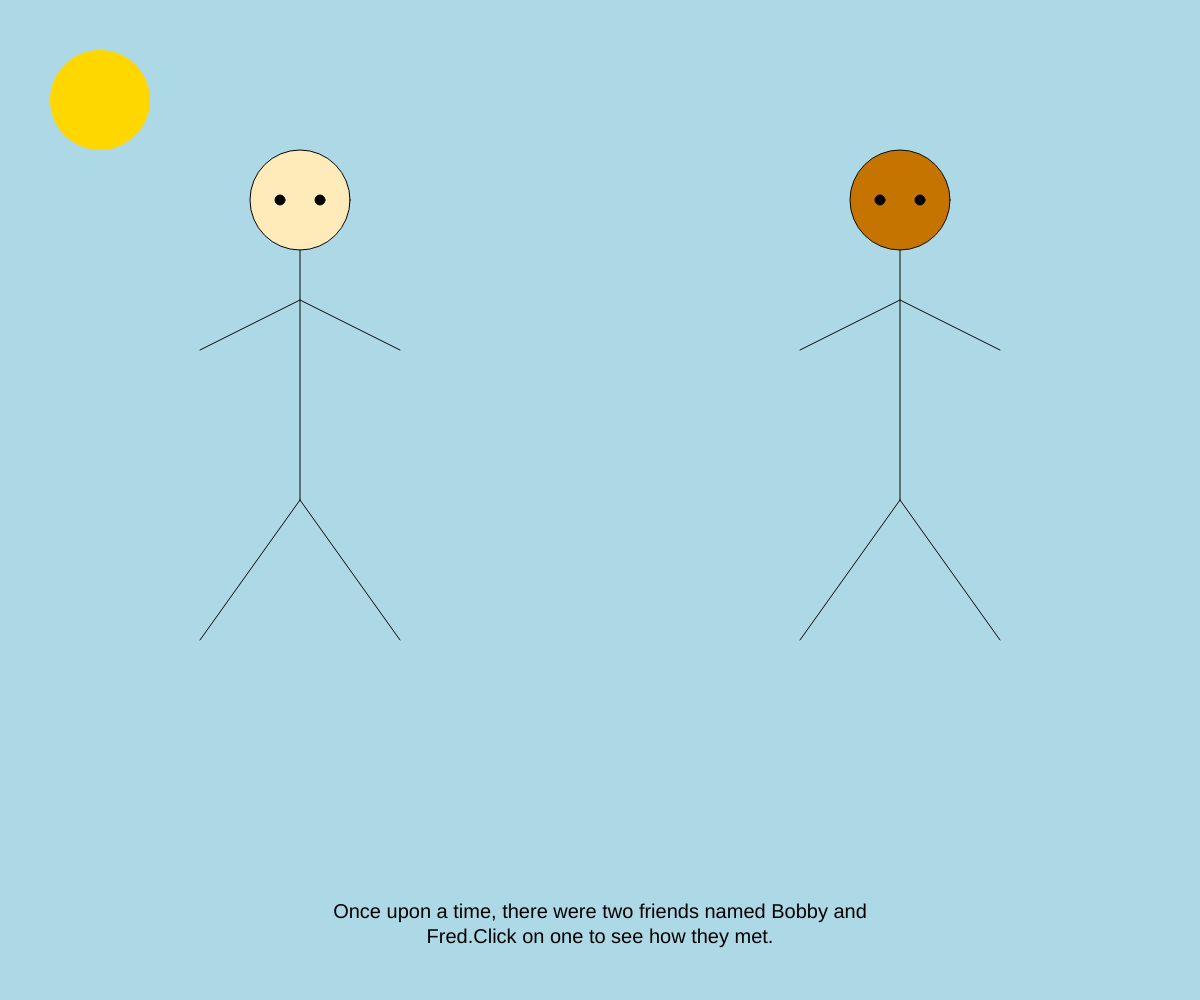
Frame 1 (no input)
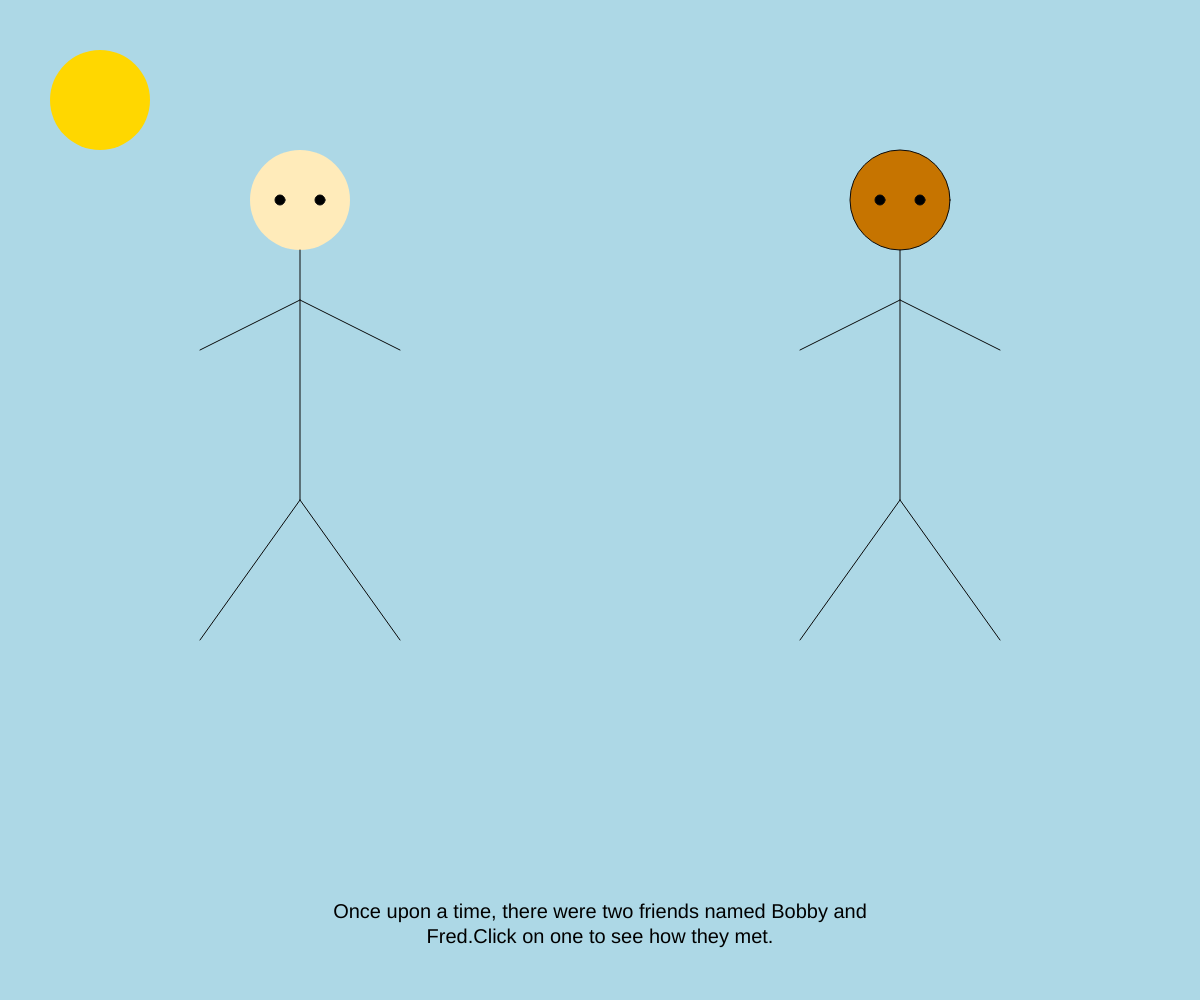
Frame 60 (no input)
Frame 120 (the mouse pressed at the canvas centre since frame 60): identical to frame 60, image omitted

The p5.js sketch that drew these frames (run headless with seeded random() and noise() and a simulated clock; from frame 60 on, the mouse is pressed at the canvas centre):

// p5.js sketch
// ── sketch.js
/*
	mmp 310 week 1
	interactive story
	characters sketch
	by nathan
*/
// global variables

var story = "Once upon a time, there were two friends named Bobby and Fred.Click on one to see how they met.";

var chapter = 1;

var itemClicked = "blackGuy";
var bgColor = "lightblue";

var whoToDestroy = "";

var sunX = 100;
var sunY = 100;
var sunSize = 100;
var storyX = 900;
var storyY = 50;

var winWidth = window.innerWidth;

var fredX = (winWidth / 2) - 300;
var fredY = 200;
var fredWidth = 200;

var bobbyY = 200;
var bobbyX = (winWidth / 2) + 300;
var bobbyWidth = 200;
var bobby = null;
var fred = null;


function setup() {
    createCanvas(windowWidth, windowHeight);
    textSize(20);
    textAlign(CENTER, CENTER);
    storyX = width / 2;
    storyY = height - 50;
    bobby = new Person(bobbyX, bobbyY, "#c67400");
    fred = new Person(fredX, fredY, "#ffebba");
}

function draw() {
    background(bgColor);
    fred.display();
    bobby.display();
    // Sun
    drawSun();
    drawText(story);
}

function drawSun() {
    fill('gold');
    noStroke();
    ellipse(sunX, sunY, sunSize);
}

function mouseClicked() {

    /* who was clicked on? */
    var who = '';
    var fredDistance = dist(mouseX, mouseY, fred.x, fred.y);
    if (fredDistance < fredWidth / 2) {
        who = 'fred';
    }

    var bobbyDistance = dist(mouseX, mouseY, bobby.x, bobby.y);
    if (bobbyDistance < bobbyWidth / 2) {
        who = 'bob';
    }

    doStory(who);
}

function doStory(who) {

    switch (chapter) {
        case 1:
            if (who == 'bob') {
                 setupBobbyChapterFive();
            } else if (who == 'fred') {
                setupFredChapterTwo();
            }
            break;
        case 2:
            setupFredChapterThree();
            break;
        case 3:
            setupFredChapterFour();
            break;
        case 4:
            setupBobbyChapterFive();
            break;
        case 5:
            setupBobbyChapterSix();
            break;
        case 6:
            setupBobbyChapterSeven();
            break;
        case 7:
             setupBobbyChapterEight();
            break;
        case 8:
            setupBobbyFredChapterNine();
            break;
        case 9:
             setupFredChapterTen();
            break;
        case 10:
            setupFredChapterFour();
        case 11:
            setupBobFredChapterEleven(who);
        break;
    }
    //    chapter = chapter + 1;
}

function setupFredChapterTwo() {
    bgColor = "#FF8140";
    bobby.alive = false;
    fred.x = width / 2;
    story = "Fred is an MMP major at BMCC. He is a kid from Brooklyn. He is an average kid from Brooklyn, He didn't expect to like the idea of web design and graphic design. ";
    chapter = 2;
}

function setupFredChapterThree() {
    bgColor = "#FF8140";
    bobby.alive = false;
    fred.x = width / 2;
    story = "Fred didn't really like the aspect of college because he didn't know anyone. So one day he entered MMP 100, and he sat down and next to him was a Bobby. ";
    chapter = 3;
}

function setupFredChapterFour() {
    console.log('chapter 4');
    sunY = 200;
    bgColor = 'purple';
    fred.x += 100;
    chapter = 3;
    fred.alive = true;
    bobby.alive = true;
    story = "During that class, they were discussing the different programs that they both use. The both used brackets and Atom to write their code. "
    chapter = 9;
}

function setupBobbyChapterFive() {
    console.log('chapter 5');
    sunY = 200;
    bgColor = 'blue';
    bobby.x -= 100;
    chapter = 4;
    fred.alive = false;
    story = "This is Bobby. Like his friend Fred, He is also from Brooklyn.But Boddy is from a different part of Brooklyn."
    chapter = 5;
}

function setupBobbyChapterSix() {
    console.log('chapter 6');
    sunY = 200;
    bgColor = 'green';
    bobby.x -= 100;
    chapter = 5;
    fred.alive = false;
    story = "This is Bobby. Recently transfered from another college and he also wanted to do something else."
    chapter = 6;
}

function setupBobbyChapterSeven() {
    console.log('chapter 7');
    sunY = 200;
    bgColor = 'orange';
    bobby.x -= 100;
    chapter = 7;
    fred.alive = false;
    story = "Bobby had a class with Fred before but he didn't know anyome like Fred, so when Fred sat down next to him, he decided to initiate the conversation."
}

function setupBobbyChapterEight() {
    console.log('chapter 8');
    sunY = 200;
    bgColor = 'gray';
    fred.x += 100;
    chapter = 7;
    fred.alive = true;
    bobby.alive = true;
    story = "As they were discussing which program was better, they got in a huge argument.  "
    chapter = 8;
}

function setupBobbyFredChapterNine()
{console.log('chapter 9');
    sunY = 200;
    sunX = 200;
    bgColor = 'white';
    fred.x +=300;
    chapter = 8;
    fred.alive = true;
    bobby.alive = true;
    story = "The argument got heated and they wanted to both kill eachother. You decide who dies."
    chapter = 9;
}

function setupFredChapterTen()
{console.log('chapter 10');
    sunY = 200;
    sunX = 300;
    bgColor = 'white';
    fred.x += 100;
    chapter = 4;
    fred.alive = true;
    bobby.alive = true;
    story = "The argument got heated and they wanted to both kill eachother. You decide who dies."
    chapter = 11;
}

function setupBobFredChapterEleven(who){
    console.log(who);
    if (who == 'bob') {
        fred.alive = false;
        story = "Fred died.";
    }
 
    if (who == 'fred') {
        bobby.alive = false;
        story = "Bobby died.";
    }
    
    bgColor = 'green';
    
}

function drawText(words) {
    fill(0);
    textAlign(CENTER, CENTER);
    text(words, width / 4, height - 75, width / 2);
}

// ── person.js
/* 
    Person class
*/

class Person {
    constructor(x, y, color) {
        this.x = x;
        this.y = y;
        this.color = color;
        this.alive = true;
    }
    update(x, y) {
        this.x = x;
        this.y = y;
        this.display();
    }
    display() {
        if (this.alive) {
            this.drawBody(this.x, this.y, 100, this.color);
        }
    }
    drawBody(x, y, width, color) {
        this.drawHead(x, y, width, color);
        this.drawLegs(x, y + 50);
    }
    drawHead(x, y, width, color) {
        // left eye
        var leftEye = x - 20;
        // right eye
        var rightEye = x + 20;

        fill(color);
        ellipse(x, y, width); // head
        stroke(10);
        fill("black");
        ellipse(leftEye, y, 10); // left eye
        ellipse(rightEye, y, 10); // right eye
    }
    drawLegs(x, y) {
        fill("black");
        stroke(10);
        // Body
        line(x, y, x, y + 250);

        // Left Arm
        line(x - 100, y + 100, x, y + 50);

        // Right Arm
        line(x + 100, y + 100, x, y + 50);

        // Left leg
        line(x, y + 250, x + 100, y + 390);

        // Left leg
        line(x, y + 250, x - 100, y + 390);
    }
    collide(other) {
        var d = dist(this.x, this.y, other.x, other.y);
        var size;
        if (this.size > other.size) {
            size = this.size;
        } else {
            size = other.size;
        }
        if (d < size / 2) {
            return true;
        } else {
            return false;
        }
    }
    remove(list) {
        var index = list.indexOf(this);
        console.log(list, index);
        list.splice(index, 1);
    }
}
